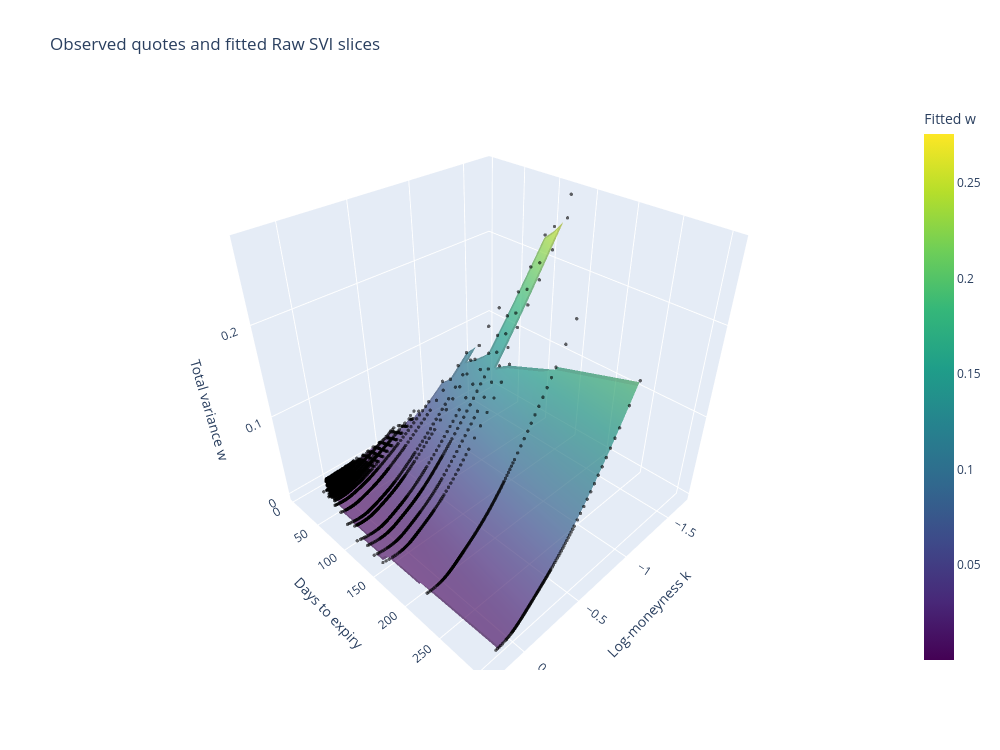

Notebook cell for this chart:
### Markdown cell above
## Observed and fitted 3D total-variance surface

Rotate the figure to inspect the screened observations and the fitted expiry slices together. The mesh is evaluated only within each expiry's observed $k$ range; gaps between expiry ranges are left blank. The model is slice-by-slice Raw SVI, not a globally parameterized surface.

### Code cell
k_mesh_grid = np.linspace(observations['log_moneyness'].min(), observations['log_moneyness'].max(), 180)
expiry_days = fit_summary['days_to_expiry'].to_numpy()
w_mesh = np.full((len(fit_summary), len(k_mesh_grid)), np.nan)
for i, params in fit_summary.iterrows():
    inside = (k_mesh_grid >= params['k_min']) & (k_mesh_grid <= params['k_max'])
    p = [params[name] for name in ['a', 'b', 'rho', 'm', 'sigma']]
    w_mesh[i, inside] = raw_svi_total_variance(k_mesh_grid[inside], *p)

fig = go.Figure()
fig.add_trace(go.Surface(
    x=k_mesh_grid, y=expiry_days, z=w_mesh, colorscale='Viridis', opacity=0.68,
    connectgaps=False, name='Fitted Raw SVI', colorbar=dict(title='Fitted w'),
))
fig.add_trace(go.Scatter3d(
    x=observations['log_moneyness'], y=observations['days_to_expiry'], z=observations['market_w'],
    mode='markers', marker=dict(size=2, color='black', opacity=0.6), name='Observed w',
    customdata=np.column_stack([observations['fitted_w'], observations['residual_w']]),
    hovertemplate='k=%{x:.3f}<br>DTE=%{y:.0f}<br>Observed w=%{z:.5f}<br>Fitted w=%{customdata[0]:.5f}<br>Residual=%{customdata[1]:+.5f}<extra></extra>',
))
fig.update_layout(title='Observed quotes and fitted Raw SVI slices', width=1000, height=750, scene=dict(xaxis_title='Log-moneyness k', yaxis_title='Days to expiry', zaxis_title='Total variance w'))
fig.show()

### Figure 1 — Plotly figure (JSON) as saved in the notebook; plotly's stock layout.template omitted (floating-point values rounded to 4 significant figures; data arrays with more than 128 entries replaced by an {"elided": "..."} marker saying what was removed)
{"data": [{"colorbar": {"title": {"text": "Fitted w"}}, "colorscale": [[0.0, "#440154"], [0.1111, "#482878"], [0.2222, "#3e4989"], [0.3333, "#31688e"], [0.4444, "#26828e"], [0.5556, "#1f9e89"], [0.6667, "#35b779"], [0.7778, "#6ece58"], [0.8889, "#b5de2b"], [1.0, "#fde725"]], "connectgaps": false, "name": "Fitted Raw SVI", "opacity": 0.68, "type": "surface", "x": {"elided": "180 float values"}, "y": [4, 5, 6, 7, 10, 11, 12, 13, 14, 17, 18, 19, 20, 21, 24, 25, 26, 27, 28, 31, 32, 33, 34, 35, 38, 39, 40, 42, 49, 63, 84, 91, 112, 124, 140, 154, 214, 305], "z": {"elided": "38x180 float values"}}, {"customdata": {"elided": "6550x2 float values"}, "hovertemplate": "k=%{x:.3f}<br>DTE=%{y:.0f}<br>Observed w=%{z:.5f}<br>Fitted w=%{customdata[0]:.5f}<br>Residual=%{customdata[1]:+.5f}<extra></extra>", "marker": {"color": "black", "opacity": 0.6, "size": 2}, "mode": "markers", "name": "Observed w", "type": "scatter3d", "x": {"elided": "6550 float values"}, "y": {"elided": "6550 int values"}, "z": {"elided": "6550 float values"}}], "layout": {"height": 750, "scene": {"xaxis": {"title": {"text": "Log-moneyness k"}}, "yaxis": {"title": {"text": "Days to expiry"}}, "zaxis": {"title": {"text": "Total variance w"}}}, "title": {"text": "Observed quotes and fitted Raw SVI slices"}, "width": 1000}}
